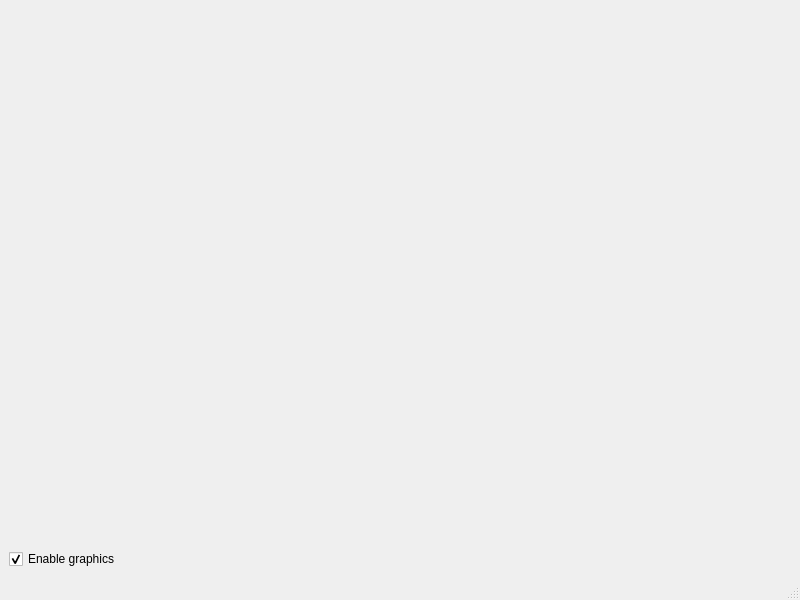
<?xml version="1.0" encoding="UTF-8"?>
<ui version="4.0">
 <class>Dialog</class>
 <widget class="QMainWindow" name="Dialog">
  <property name="geometry">
   <rect>
    <x>0</x>
    <y>0</y>
    <width>800</width>
    <height>600</height>
   </rect>
  </property>
  <property name="sizePolicy">
   <sizepolicy hsizetype="Expanding" vsizetype="Expanding">
    <horstretch>0</horstretch>
    <verstretch>0</verstretch>
   </sizepolicy>
  </property>
  <property name="windowTitle">
   <string>MatODE visualization</string>
  </property>
  <widget class="QWidget" name="mCentralWidget">
   <layout class="QGridLayout" name="gridLayout">
    <item row="0" column="0">
     <layout class="QVBoxLayout" name="verticalLayout">
      <item>
       <widget class="CSimVisWidget" name="mGLWidget" native="true">
        <property name="sizePolicy">
         <sizepolicy hsizetype="Expanding" vsizetype="Preferred">
          <horstretch>0</horstretch>
          <verstretch>0</verstretch>
         </sizepolicy>
        </property>
       </widget>
      </item>
      <item>
       <widget class="QCheckBox" name="mCbxEnableGraphics">
        <property name="text">
         <string>Enable graphics</string>
        </property>
        <property name="checked">
         <bool>true</bool>
        </property>
       </widget>
      </item>
     </layout>
    </item>
   </layout>
  </widget>
  <widget class="QStatusBar" name="mStatusBar"/>
 </widget>
 <customwidgets>
  <customwidget>
   <class>CSimVisWidget</class>
   <extends>QWidget</extends>
   <header location="global">SimVisWidget.h</header>
   <container>1</container>
  </customwidget>
 </customwidgets>
 <resources/>
 <connections/>
</ui>
